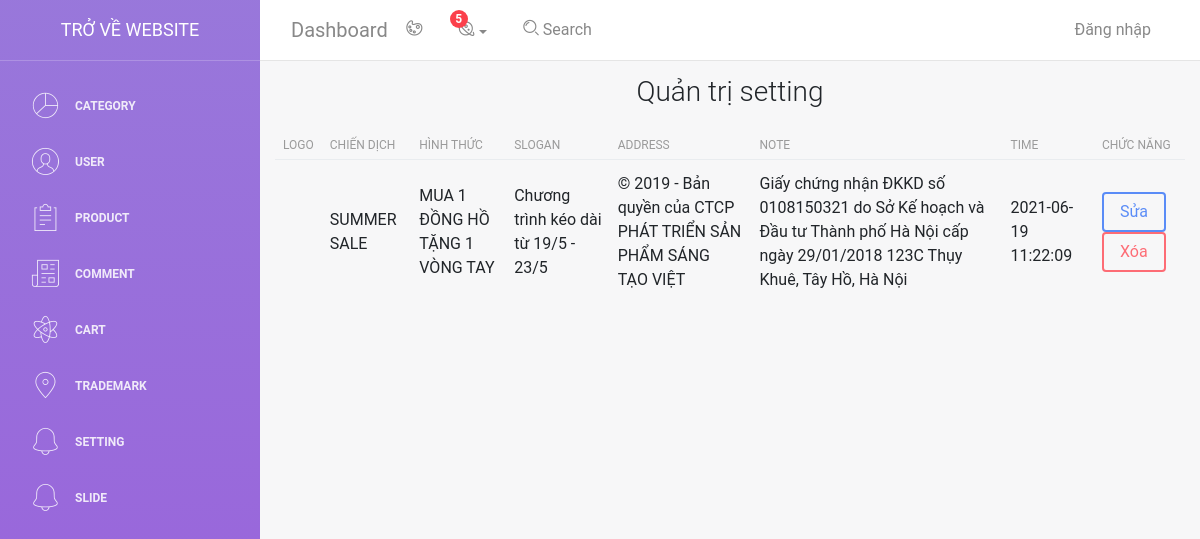
The app's page /admin/light-bootstrap-dashboard-master/examples/setting.php, older data.
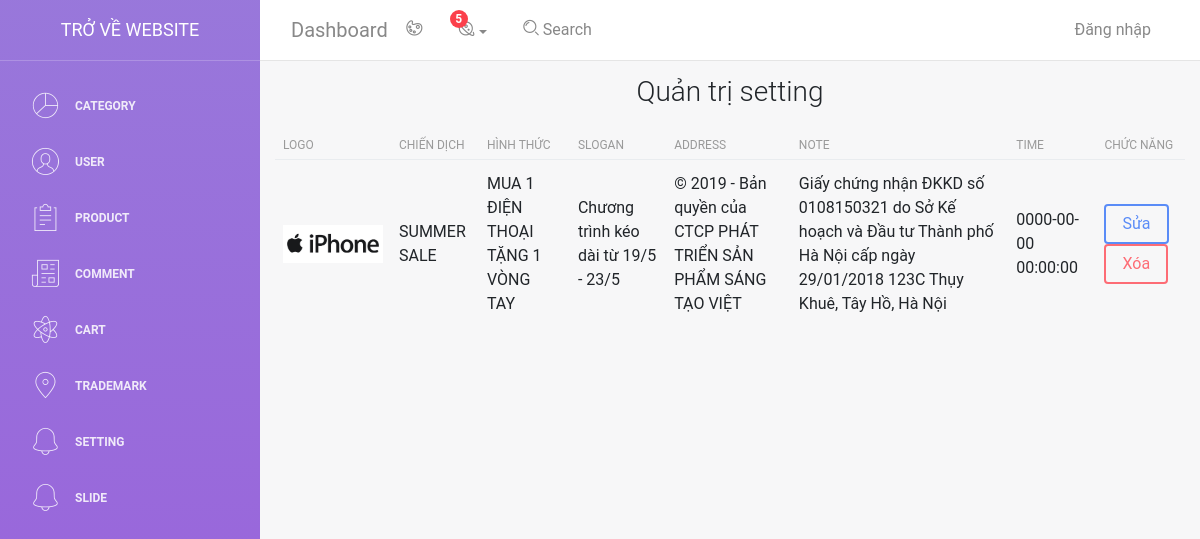
The same page, newer data.
### tables this page shows
CREATE TABLE `setting` (
  `id` int(11) NOT NULL,
  `logo` text NOT NULL,
  `h5_banner` text NOT NULL,
  `h3_banner` text NOT NULL,
  `slogan` text NOT NULL,
  `address` text NOT NULL,
  `note` text NOT NULL,
  `time` datetime NOT NULL
);

### admin/light-bootstrap-dashboard-master/examples/setting.php (the view, shortened to what this page needs)
<?php
    include 'header.php';
    include 'db.php';
?>
<div class="container">
    <h3 class="text-center mt-3 mb-3">Quản trị setting</h3>
    <table class="table">
      <thead>
        <tr>
          <th scope="col">Logo</th>
          <th scope="col">Chiến dịch</th>
          <th scope="col">Hình thức</th>
          <th scope="col">Slogan</th>
          <th scope="col">Address</th>
          <th scope="col">Note</th>
          <th scope="col">Time</th>
          <th scope="col">Chức năng</th>
      </thead>
        <?php
            $sql = "SELECT * FROM `setting`";
            $result = $conn->query($sql);
            if($result->num_rows > 0){
              while($row = $result->fetch_assoc()){
                echo '
                <tr>
                    <td><img style="width:100px" src="./images/setting/'.$row['logo'].'" alt=""></td>
                    <td>'.$row['h5_banner'].'</td>
                    <td>'.$row['h3_banner'].'</td>
                    <td>'.$row['slogan'].'</td>
                    <td>'.$row['address'].'</td>
                    <td>'.$row['note'].'</td>
                    <td>'.$row['time'].'</td>
                    <td>
                        <a href="setting_update.php?id='. $row['id'].'" class="btn btn-primary">Sửa</a>
                        <a href="setting_delete.php?id='. $row['id'].'" class="btn btn-danger">Xóa</a>
                    </td>
                </tr>
                ';
              }
            }
        ?>
    </table>
</div>

Row changes from the older to the newer data that the page shows:
changed setting "SUMMER SALE": logo: picture added; h3_banner "MUA 1 ĐỒNG HỒ TẶNG 1 VÒNG TAY" → "MUA 1 ĐIỆN THOẠI TẶNG 1 VÒNG TAY"; time "2021-06-19 11:22:09" → "0000-00-00 00:00:00"
